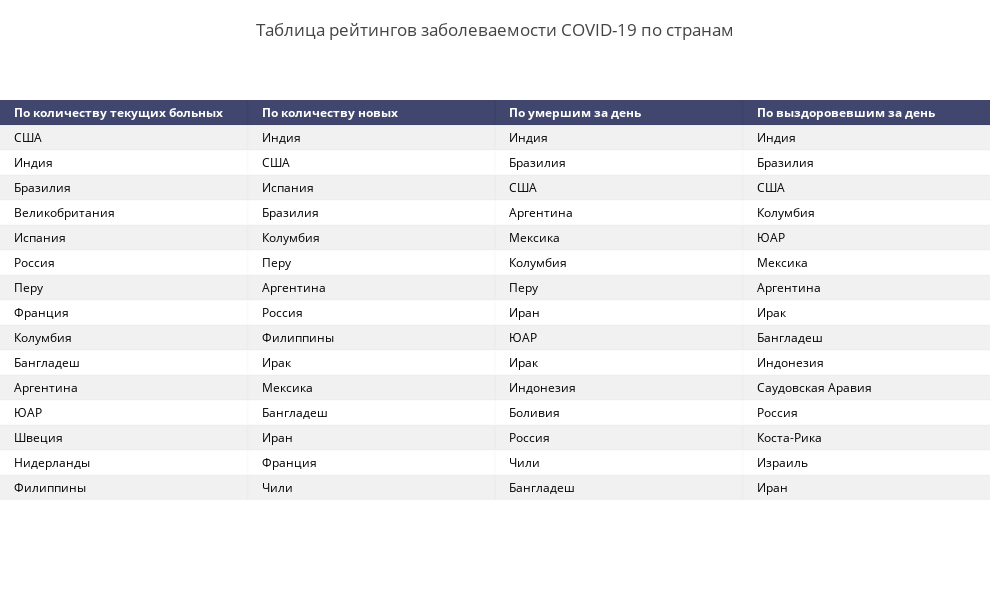

Notebook code for this chart:
### Code cell
covid_rates = pd.DataFrame()
mask = (X.Date==myday)&(X.Country!='Весь мир')
today_cases = X[mask]
#covid_rates.reset_index(drop=True)
covid_rates['По количеству текущих больных'] = today_cases.sort_values(by=['Remaining_ill'],ascending = False).Country.reset_index(drop=True)
covid_rates['По количеству новых'] = today_cases.sort_values(by=['Day_confirmed'],ascending = False).Country.reset_index(drop=True)
covid_rates['По умершим за день'] = today_cases.sort_values(by=['Day_deaths'],ascending = False).Country.reset_index(drop=True)
covid_rates['По выздоровевшим за день'] = today_cases.sort_values(by=['Day_recovered'],ascending = False).Country.reset_index(drop=True)
covid_rates.head(10)
fig =  ff.create_table(covid_rates.head(15))
fig.update_layout(
    
                  title_text ='Таблица рейтингов заболеваемости COVID-19 по странам',
                  margin = {'t':100, 'b':100},
                  title_x = 0.5,
                  title_y= 0.95,
                  title_xanchor = "center",
                  title_yanchor = "middle", 
                  
                  width = 990, height = 600,template = 'gridon',
    
    
                  xaxis_title='',yaxis_title = ''
)


fig.show()

### Figure 1 — Plotly figure (JSON) as saved in the notebook; plotly's stock layout.template omitted (floating-point values rounded to 4 significant figures)
{"data": [{"colorscale": [[0, "#00083e"], [0.5, "#ededee"], [1, "#ffffff"]], "hoverinfo": "none", "opacity": 0.75, "showscale": false, "type": "heatmap", "z": [[0, 0, 0, 0], [0.5, 0.5, 0.5, 0.5], [1, 1, 1, 1], [0.5, 0.5, 0.5, 0.5], [1, 1, 1, 1], [0.5, 0.5, 0.5, 0.5], [1, 1, 1, 1], [0.5, 0.5, 0.5, 0.5], [1, 1, 1, 1], [0.5, 0.5, 0.5, 0.5], [1, 1, 1, 1], [0.5, 0.5, 0.5, 0.5], [1, 1, 1, 1], [0.5, 0.5, 0.5, 0.5], [1, 1, 1, 1], [0.5, 0.5, 0.5, 0.5]]}], "layout": {"annotations": [{"align": "left", "font": {"color": "#ffffff"}, "showarrow": false, "text": "<b>По количеству текущих больных</b>", "x": -0.45, "xanchor": "left", "xref": "x", "y": 0, "yref": "y"}, {"align": "left", "font": {"color": "#ffffff"}, "showarrow": false, "text": "<b>По количеству новых</b>", "x": 0.55, "xanchor": "left", "xref": "x", "y": 0, "yref": "y"}, {"align": "left", "font": {"color": "#ffffff"}, "showarrow": false, "text": "<b>По умершим за день</b>", "x": 1.55, "xanchor": "left", "xref": "x", "y": 0, "yref": "y"}, {"align": "left", "font": {"color": "#ffffff"}, "showarrow": false, "text": "<b>По выздоровевшим за день</b>", "x": 2.55, "xanchor": "left", "xref": "x", "y": 0, "yref": "y"}, {"align": "left", "font": {"color": "#000000"}, "showarrow": false, "text": "США", "x": -0.45, "xanchor": "left", "xref": "x", "y": 1, "yref": "y"}, {"align": "left", "font": {"color": "#000000"}, "showarrow": false, "text": "Индия", "x": 0.55, "xanchor": "left", "xref": "x", "y": 1, "yref": "y"}, {"align": "left", "font": {"color": "#000000"}, "showarrow": false, "text": "Индия", "x": 1.55, "xanchor": "left", "xref": "x", "y": 1, "yref": "y"}, {"align": "left", "font": {"color": "#000000"}, "showarrow": false, "text": "Индия", "x": 2.55, "xanchor": "left", "xref": "x", "y": 1, "yref": "y"}, {"align": "left", "font": {"color": "#000000"}, "showarrow": false, "text": "Индия", "x": -0.45, "xanchor": "left", "xref": "x", "y": 2, "yref": "y"}, {"align": "left", "font": {"color": "#000000"}, "showarrow": false, "text": "США", "x": 0.55, "xanchor": "left", "xref": "x", "y": 2, "yref": "y"}, {"align": "left", "font": {"color": "#000000"}, "showarrow": false, "text": "Бразилия", "x": 1.55, "xanchor": "left", "xref": "x", "y": 2, "yref": "y"}, {"align": "left", "font": {"color": "#000000"}, "showarrow": false, "text": "Бразилия", "x": 2.55, "xanchor": "left", "xref": "x", "y": 2, "yref": "y"}, {"align": "left", "font": {"color": "#000000"}, "showarrow": false, "text": "Бразилия", "x": -0.45, "xanchor": "left", "xref": "x", "y": 3, "yref": "y"}, {"align": "left", "font": {"color": "#000000"}, "showarrow": false, "text": "Испания", "x": 0.55, "xanchor": "left", "xref": "x", "y": 3, "yref": "y"}, {"align": "left", "font": {"color": "#000000"}, "showarrow": false, "text": "США", "x": 1.55, "xanchor": "left", "xref": "x", "y": 3, "yref": "y"}, {"align": "left", "font": {"color": "#000000"}, "showarrow": false, "text": "США", "x": 2.55, "xanchor": "left", "xref": "x", "y": 3, "yref": "y"}, {"align": "left", "font": {"color": "#000000"}, "showarrow": false, "text": "Великобритания", "x": -0.45, "xanchor": "left", "xref": "x", "y": 4, "yref": "y"}, {"align": "left", "font": {"color": "#000000"}, "showarrow": false, "text": "Бразилия", "x": 0.55, "xanchor": "left", "xref": "x", "y": 4, "yref": "y"}, {"align": "left", "font": {"color": "#000000"}, "showarrow": false, "text": "Аргентина", "x": 1.55, "xanchor": "left", "xref": "x", "y": 4, "yref": "y"}, {"align": "left", "font": {"color": "#000000"}, "showarrow": false, "text": "Колумбия", "x": 2.55, "xanchor": "left", "xref": "x", "y": 4, "yref": "y"}, {"align": "left", "font": {"color": "#000000"}, "showarrow": false, "text": "Испания", "x": -0.45, "xanchor": "left", "xref": "x", "y": 5, "yref": "y"}, {"align": "left", "font": {"color": "#000000"}, "showarrow": false, "text": "Колумбия", "x": 0.55, "xanchor": "left", "xref": "x", "y": 5, "yref": "y"}, {"align": "left", "font": {"color": "#000000"}, "showarrow": false, "text": "Мексика", "x": 1.55, "xanchor": "left", "xref": "x", "y": 5, "yref": "y"}, {"align": "left", "font": {"color": "#000000"}, "showarrow": false, "text": "ЮАР", "x": 2.55, "xanchor": "left", "xref": "x", "y": 5, "yref": "y"}, {"align": "left", "font": {"color": "#000000"}, "showarrow": false, "text": "Россия", "x": -0.45, "xanchor": "left", "xref": "x", "y": 6, "yref": "y"}, {"align": "left", "font": {"color": "#000000"}, "showarrow": false, "text": "Перу", "x": 0.55, "xanchor": "left", "xref": "x", "y": 6, "yref": "y"}, {"align": "left", "font": {"color": "#000000"}, "showarrow": false, "text": "Колумбия", "x": 1.55, "xanchor": "left", "xref": "x", "y": 6, "yref": "y"}, {"align": "left", "font": {"color": "#000000"}, "showarrow": false, "text": "Мексика", "x": 2.55, "xanchor": "left", "xref": "x", "y": 6, "yref": "y"}, {"align": "left", "font": {"color": "#000000"}, "showarrow": false, "text": "Перу", "x": -0.45, "xanchor": "left", "xref": "x", "y": 7, "yref": "y"}, {"align": "left", "font": {"color": "#000000"}, "showarrow": false, "text": "Аргентина", "x": 0.55, "xanchor": "left", "xref": "x", "y": 7, "yref": "y"}, {"align": "left", "font": {"color": "#000000"}, "showarrow": false, "text": "Перу", "x": 1.55, "xanchor": "left", "xref": "x", "y": 7, "yref": "y"}, {"align": "left", "font": {"color": "#000000"}, "showarrow": false, "text": "Аргентина", "x": 2.55, "xanchor": "left", "xref": "x", "y": 7, "yref": "y"}, {"align": "left", "font": {"color": "#000000"}, "showarrow": false, "text": "Франция", "x": -0.45, "xanchor": "left", "xref": "x", "y": 8, "yref": "y"}, {"align": "left", "font": {"color": "#000000"}, "showarrow": false, "text": "Россия", "x": 0.55, "xanchor": "left", "xref": "x", "y": 8, "yref": "y"}, {"align": "left", "font": {"color": "#000000"}, "showarrow": false, "text": "Иран", "x": 1.55, "xanchor": "left", "xref": "x", "y": 8, "yref": "y"}, {"align": "left", "font": {"color": "#000000"}, "showarrow": false, "text": "Ирак", "x": 2.55, "xanchor": "left", "xref": "x", "y": 8, "yref": "y"}, {"align": "left", "font": {"color": "#000000"}, "showarrow": false, "text": "Колумбия", "x": -0.45, "xanchor": "left", "xref": "x", "y": 9, "yref": "y"}, {"align": "left", "font": {"color": "#000000"}, "showarrow": false, "text": "Филиппины", "x": 0.55, "xanchor": "left", "xref": "x", "y": 9, "yref": "y"}, {"align": "left", "font": {"color": "#000000"}, "showarrow": false, "text": "ЮАР", "x": 1.55, "xanchor": "left", "xref": "x", "y": 9, "yref": "y"}, {"align": "left", "font": {"color": "#000000"}, "showarrow": false, "text": "Бангладеш", "x": 2.55, "xanchor": "left", "xref": "x", "y": 9, "yref": "y"}, {"align": "left", "font": {"color": "#000000"}, "showarrow": false, "text": "Бангладеш", "x": -0.45, "xanchor": "left", "xref": "x", "y": 10, "yref": "y"}, {"align": "left", "font": {"color": "#000000"}, "showarrow": false, "text": "Ирак", "x": 0.55, "xanchor": "left", "xref": "x", "y": 10, "yref": "y"}, {"align": "left", "font": {"color": "#000000"}, "showarrow": false, "text": "Ирак", "x": 1.55, "xanchor": "left", "xref": "x", "y": 10, "yref": "y"}, {"align": "left", "font": {"color": "#000000"}, "showarrow": false, "text": "Индонезия", "x": 2.55, "xanchor": "left", "xref": "x", "y": 10, "yref": "y"}, {"align": "left", "font": {"color": "#000000"}, "showarrow": false, "text": "Аргентина", "x": -0.45, "xanchor": "left", "xref": "x", "y": 11, "yref": "y"}, {"align": "left", "font": {"color": "#000000"}, "showarrow": false, "text": "Мексика", "x": 0.55, "xanchor": "left", "xref": "x", "y": 11, "yref": "y"}, {"align": "left", "font": {"color": "#000000"}, "showarrow": false, "text": "Индонезия", "x": 1.55, "xanchor": "left", "xref": "x", "y": 11, "yref": "y"}, {"align": "left", "font": {"color": "#000000"}, "showarrow": false, "text": "Саудовская Аравия", "x": 2.55, "xanchor": "left", "xref": "x", "y": 11, "yref": "y"}, {"align": "left", "font": {"color": "#000000"}, "showarrow": false, "text": "ЮАР", "x": -0.45, "xanchor": "left", "xref": "x", "y": 12, "yref": "y"}, {"align": "left", "font": {"color": "#000000"}, "showarrow": false, "text": "Бангладеш", "x": 0.55, "xanchor": "left", "xref": "x", "y": 12, "yref": "y"}, {"align": "left", "font": {"color": "#000000"}, "showarrow": false, "text": "Боливия", "x": 1.55, "xanchor": "left", "xref": "x", "y": 12, "yref": "y"}, {"align": "left", "font": {"color": "#000000"}, "showarrow": false, "text": "Россия", "x": 2.55, "xanchor": "left", "xref": "x", "y": 12, "yref": "y"}, {"align": "left", "font": {"color": "#000000"}, "showarrow": false, "text": "Швеция", "x": -0.45, "xanchor": "left", "xref": "x", "y": 13, "yref": "y"}, {"align": "left", "font": {"color": "#000000"}, "showarrow": false, "text": "Иран", "x": 0.55, "xanchor": "left", "xref": "x", "y": 13, "yref": "y"}, {"align": "left", "font": {"color": "#000000"}, "showarrow": false, "text": "Россия", "x": 1.55, "xanchor": "left", "xref": "x", "y": 13, "yref": "y"}, {"align": "left", "font": {"color": "#000000"}, "showarrow": false, "text": "Коста-Рика", "x": 2.55, "xanchor": "left", "xref": "x", "y": 13, "yref": "y"}, {"align": "left", "font": {"color": "#000000"}, "showarrow": false, "text": "Нидерланды", "x": -0.45, "xanchor": "left", "xref": "x", "y": 14, "yref": "y"}, {"align": "left", "font": {"color": "#000000"}, "showarrow": false, "text": "Франция", "x": 0.55, "xanchor": "left", "xref": "x", "y": 14, "yref": "y"}, {"align": "left", "font": {"color": "#000000"}, "showarrow": false, "text": "Чили", "x": 1.55, "xanchor": "left", "xref": "x", "y": 14, "yref": "y"}, {"align": "left", "font": {"color": "#000000"}, "showarrow": false, "text": "Израиль", "x": 2.55, "xanchor": "left", "xref": "x", "y": 14, "yref": "y"}, {"align": "left", "font": {"color": "#000000"}, "showarrow": false, "text": "Филиппины", "x": -0.45, "xanchor": "left", "xref": "x", "y": 15, "yref": "y"}, {"align": "left", "font": {"color": "#000000"}, "showarrow": false, "text": "Чили", "x": 0.55, "xanchor": "left", "xref": "x", "y": 15, "yref": "y"}, {"align": "left", "font": {"color": "#000000"}, "showarrow": false, "text": "Бангладеш", "x": 1.55, "xanchor": "left", "xref": "x", "y": 15, "yref": "y"}, {"align": "left", "font": {"color": "#000000"}, "showarrow": false, "text": "Иран", "x": 2.55, "xanchor": "left", "xref": "x", "y": 15, "yref": "y"}], "height": 600, "margin": {"b": 100, "l": 0, "r": 0, "t": 100}, "title": {"text": "Таблица рейтингов заболеваемости COVID-19 по странам", "x": 0.5, "xanchor": "center", "y": 0.95, "yanchor": "middle"}, "width": 990, "xaxis": {"dtick": 1, "gridwidth": 2, "showticklabels": false, "tick0": -0.5, "ticks": "", "title": {"text": ""}, "zeroline": false}, "yaxis": {"autorange": "reversed", "dtick": 1, "gridwidth": 2, "showticklabels": false, "tick0": 0.5, "ticks": "", "title": {"text": ""}, "zeroline": false}}}
